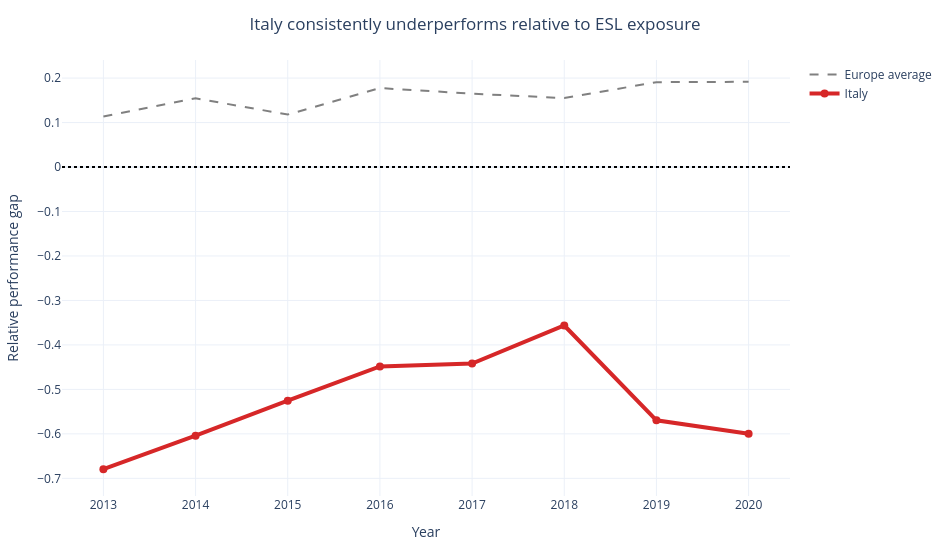

The notebook cell saved with this chart:
### Markdown cell above
## Italy vs Europe average trajectory

This figure compares Italy’s annual percentile trajectory with the European average for the same measures.

### Code cell
italy_traj = (
    merged[merged["iso3"] == "ITA"]
    .groupby("year", as_index=False)["gap_pct"]
    .mean()
)

europe_avg = (
    merged
    .groupby("year", as_index=False)["gap_pct"]
    .mean()
    .rename(columns={"gap_pct": "europe_gap_pct"})
)

traj = pd.merge(italy_traj, europe_avg, on="year")

fig = go.Figure()

# Europe reference line
fig.add_trace(
    go.Scatter(
        x=traj["year"],
        y=traj["europe_gap_pct"],
        mode="lines",
        name="Europe average",
        line=dict(color="gray", width=2, dash="dash")
    )
)

# Italy focus line
fig.add_trace(
    go.Scatter(
        x=traj["year"],
        y=traj["gap_pct"],
        mode="lines+markers",
        name="Italy",
        line=dict(color="#d62728", width=4),
        marker=dict(size=8)
    )
)

# Baseline
fig.add_hline(
    y=0,
    line_dash="dot",
    line_color="black"
)

fig.update_layout(
    template="plotly_white",
    title="Italy consistently underperforms relative to ESL exposure",
    title_x=0.5,
    xaxis_title="Year",
    yaxis_title="Relative performance gap",
    width=950,
    height=550,
    margin=dict(l=40, r=40, t=60, b=40),
    legend_title=""
)

fig.show()

### Figure 1 — Plotly figure (JSON) as saved in the notebook; plotly's stock layout.template omitted (floating-point values rounded to 4 significant figures)
{"data": [{"line": {"color": "gray", "dash": "dash", "width": 2}, "mode": "lines", "name": "Europe average", "type": "scatter", "x": [2013, 2014, 2015, 2016, 2017, 2018, 2019, 2020], "y": [0.1135, 0.1545, 0.118, 0.1776, 0.165, 0.1551, 0.1909, 0.1917]}, {"line": {"color": "#d62728", "width": 4}, "marker": {"size": 8}, "mode": "lines+markers", "name": "Italy", "type": "scatter", "x": [2013, 2014, 2015, 2016, 2017, 2018, 2019, 2020], "y": [-0.6795, -0.604, -0.5253, -0.4483, -0.4419, -0.3563, -0.5695, -0.6]}], "layout": {"height": 550, "legend": {"title": {"text": ""}}, "margin": {"b": 40, "l": 40, "r": 40, "t": 60}, "shapes": [{"line": {"color": "black", "dash": "dot"}, "type": "line", "x0": 0, "x1": 1, "xref": "x domain", "y0": 0, "y1": 0, "yref": "y"}], "title": {"text": "Italy consistently underperforms relative to ESL exposure", "x": 0.5}, "width": 950, "xaxis": {"title": {"text": "Year"}}, "yaxis": {"title": {"text": "Relative performance gap"}}}}
